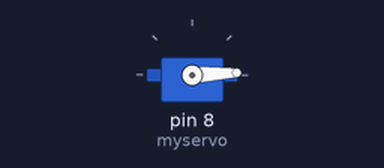
A sketch run on a simulated Arduino Uno, built with avr-gcc and run on an emulated ATmega328P. Shown: servo.

Above: at 0.05 s.
At 0.9 s:
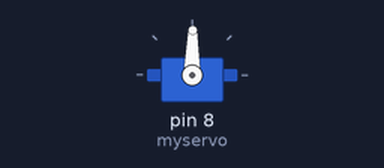
At 1.75 s:
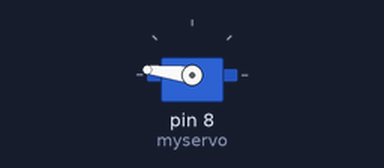
At 3.45 s:
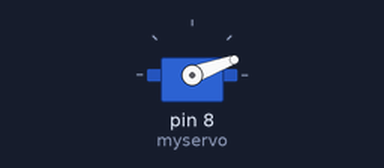
Timing chart, 0 to 8.4 s (numbered marks = the images above):
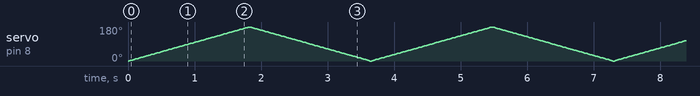

The sketch:

servo_motor_control.ino
```cpp
// C++ code
//
#include <Servo.h>
Servo myservo; // created servo object
void setup()
{

  myservo.attach(8);
}

void loop()
{
  for(int angle=0; angle<=180; angle++)
  {
    myservo.write(angle);
      delay(10);
  }
  for(int angle=180; angle>=0; angle--)
  {
    myservo.write(angle);
      delay(10);

  }
}
```
